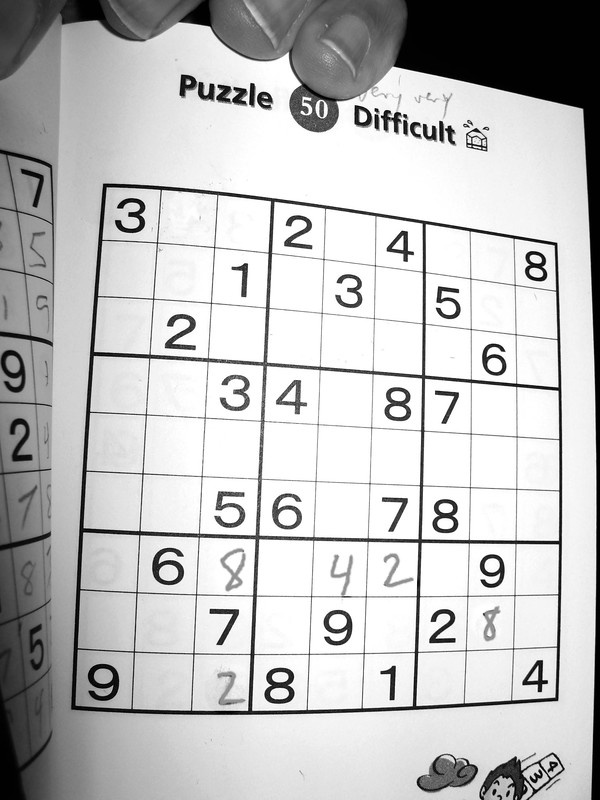
#> input picture computer_vision/Tutorial/opencv/Assets/sudoku.jpg, 600 x 800 px
$ jupyter execute 05_2D_Transformations.ipynb
#> lines starting #> are read from the running program, lines starting #| are printed output that depends on the picture; after the words box and inside, x2 and y2 are one past the last pixel; in counts of white or black regions, pixels touching at a corner belong together
# Welcome to the tutorial on 2D-Transformations

---

### In this document, we'll talk about the following:
- Scaling (Resizing)
- Rotating
- Fliping
- Affine transformation
- Perspective Transformation

We can perform various transformations on a 2D image. OpenCV has plenty of functions to help us realize the transformations. Let's go through them, but first we have to import our beloved packages. We will also include the math package to perform some mathematical operations.

[cell 1]
import cv2
import numpy as np
from matplotlib import pyplot as plt

import math

For this excercise, we'll be using a **Sudoku** but you are free to use any image you wish.
Let's import the image and view it using Matplotlib's plt module.

[cell 2]
img = cv2.imread('./Assets/sudoku.jpg')
#> img is the input picture: shape (800, 600, 3); min 0, max 255, mean 192.9

plt.imshow(img)
plt.axis("off")
plt.title("Sudoku")
plt.show()

Let's view the shape of the original image.

[cell 3]
img.shape
#> Out = (800, 600, 3)

Let's create a function which will help us easily display the images.

[cell 4]
def plotter(org_img, new_img, axis='off'):

    fig=plt.figure(figsize=(7,4))
    rows = 1
    columns = 2

    fig.add_subplot(rows, columns, 1)
    plt.imshow(org_img); plt.axis(axis); plt.title("Original")

    fig.add_subplot(rows, columns, 2)
    plt.imshow(new_img); plt.axis(axis); plt.title("After Operation")

---
## Scaling (Resizing)
Let's try resizing this image to a rectangle of **Height 150 and Width 100**.

#### Using OpenCV
We'll be using the following function:

#### `cv2.resize(src, dsize [,  fx, fy, interpolation = INTER_LINEAR ])`
##### Parameters
**src**: Source image, a numpy array
**dsize**: 	Output image size
**fx(optional)**: scale factor along the horizontal axis
**fy(optional)**: scale factor along the vertical axis
**interpolation(optional)**: interpolation method. There are various Interpolation method available in OpenCV

|        Flag        | Description                           |
| :----------------: | :------------------------------------ |
|   INTER_NEAREST    | nearest neighbor interpolation        |
|    INTER_LINEAR    | bilinear interpolation                |
|    INTER_CUBIC     | bicubic interpolation                 |
|     INTER_AREA     | resampling using pixel area relation. |
| INTER_LINEAR_EXACT | bit exact bilinear interpolation      |
|  WARP_INVERSE_MAP  | inverse transformation                |

All possible Interpolation methods can be found [here](https://docs.opencv.org/trunk/da/d54/group__imgproc__transform.html#ga5bb5a1fea74ea38e1a5445ca803ff121).
##### Returns
This method returns the resized image.

[cell 5]
rect_img = cv2.resize(img, (100, 150))
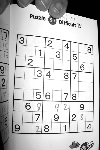
#> rect_img: shape (150, 100, 3); min 0, max 255, mean 192.1

plotter(img, rect_img, axis='on')

Let's see the new shape of the resized image.

[cell 6]
rect_img.shape
#> Out = (150, 100, 3)

#### Using NumPy
We'll be making a function which takes an image and a transformation matrix T that performs operations on it.

[cell 7]
def transformer(img, T, transformed_img):
    row, col, channels = img.shape

    for i, row in enumerate(img):
        for j, col in enumerate(row):
            pixel_data = img[i, j, :]
            input_coords = np.array([i, j, 1])

            i_out, j_out, _ = T @ input_coords
            i_out = int(i_out)
            j_out = int(j_out)

            transformed_img[i_out, j_out, :] = pixel_data

    return transformed_img

[cell 8]
cx = 0.5
cy = 0.5
scaling_mat = np.array([ [cx ,0, 0] ,[0 ,cy, 0] ,[0 ,0, 1] ])

row, col, channels = img.shape
#> row = 800; col = 600; channels = 3
img_scaled = np.zeros((row, col, channels), dtype=np.uint8)

transformer(img, scaling_mat, img_scaled)
#> after the loop in transformer, `for i, row in enumerate(img):`:
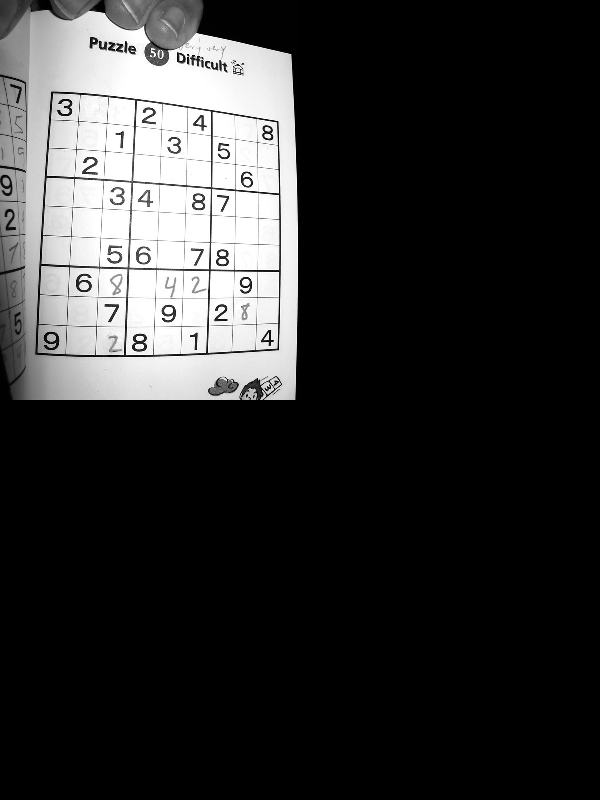
#> transformed_img: shape (800, 600, 3); min 0, max 255, mean 48.2
plotter(img, img_scaled, axis='on')

The `@` symbol here is used to perform Matrix multiplication in Python.

**NOTE**: You can refer this [link](https://stackabuse.com/affine-image-transformations-in-python-with-numpy-pillow-and-opencv/) for more explanation on the values and formation of Transformation matrix.

---
## Translation
Now let's translate an image. For this we create a translation matrix `M` first and then apply it on the image.

[cell 9]
tx = 100
ty = 50
rows, cols, channels = img.shape
#> rows = 800; cols = 600
M = np.float32([[1,0,100],[0,1,50]])

#### Using OpenCV
We'll be using the following function to apply the Translation matrix on the image.

#### `cv2.warpAffine(src, M, dsize)`
##### Parameters
**src**: Source image, a numpy array
**M**: 2X3 transformation matrix
**dsize**: size of the output image

##### Returns
This method returns the transformed source image using the specified matrix M.
The transformation is done using the following formula:
<center>
( M<sub>11</sub>X +  M<sub>12</sub>Y +  M<sub>13</sub>, M<sub>21</sub>Y +  M<sub>22</sub>Y +  M<sub>23</sub> )</center>

[cell 10]
translated = cv2.warpAffine(img,M,(cols,rows))

plotter(img, translated, axis='on')

#### Using NumPy

[cell 11]
tx = 100
ty = 100
translation_mat = np.array([ [1 ,0, tx] ,[0 ,1, ty] ,[0 ,0, 1] ])

img_translated = np.zeros((row+tx, col+ty, channels), dtype=np.uint8)

transformer(img, translation_mat, img_translated)
#> after the loop in transformer (call 2), `for i, row in enumerate(img):`:
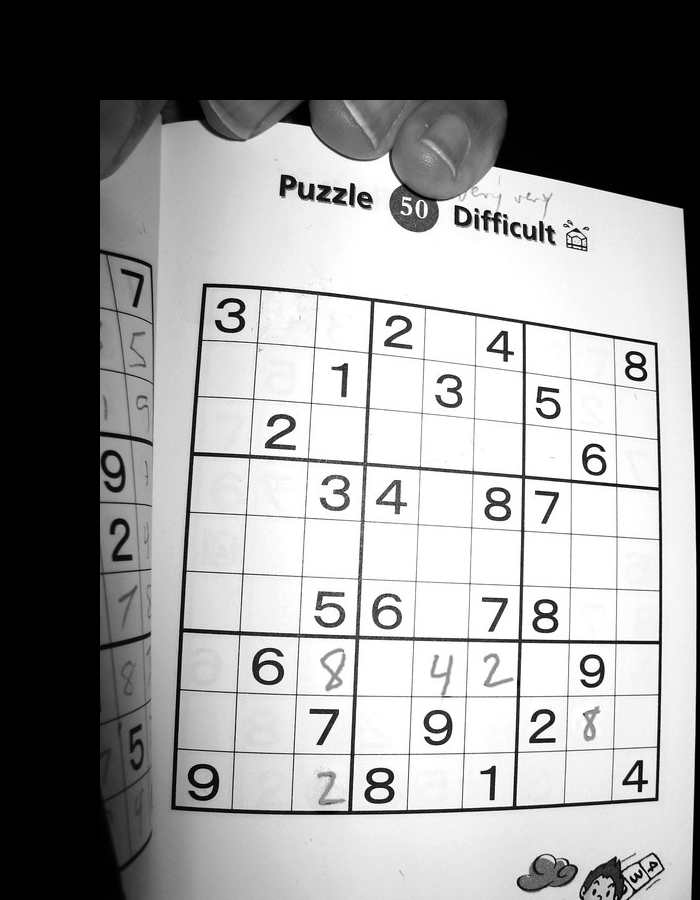
#> transformed_img: shape (900, 700, 3); min 0, max 255, mean 146.9
plotter(img, img_translated, axis='on')

**Note the change betweeen OpenCV and NumPy output is axes range and the extra black border on the top and left**.

---
## Rotation
Now let's rotate the original image by 90 degrees.

#### Using OpenCV
We'll be using the following function:

#### `cv2.rotate(src, rotate_code)`
##### Parameters
**src**: Source image, a numpy array
**rotate_code**: Code to specify how to rotate the array

| Code                           | Description                     |
| :----------------------------: | :------------------------------ |
| cv2.ROTATE_90_CLOCKWISE        | Rotate 90&deg; Clockwise        |
| cv2.ROTATE_90_COUNTERCLOCKWISE | Rotate 90&deg; CounterClockwise |
| cv2.ROTATE_180                 | Rotate 180&deg;                 |

##### Returns
This method returns the rotated image

[cell 12]
rot_90_img = cv2.rotate(img, cv2.ROTATE_90_CLOCKWISE)

plotter(img, rot_90_img)

#### Using NumPy
Since the loaded image is just a NumPy array the operation can be performed using NumPy functions too. We'll be using the following function:

#### `np.rot90( src [, k=1, axes=(0, 1)])`
This functions rotates a numpy array by 90&deg; counter-clockwise
##### Parameters
**src**: Source image, a numpy array
**k(optional)**: Number of times the array is rotated by 90&deg; counter-clockwise
**axes(optional)**: The plane of axes in which the array is rotated
##### Returns
This method returns the rotated image in Anti-Clockwise fashion.

[cell 13]
rot_90_img_np = np.rot90(img, 3)

plotter(img, rot_90_img_np)

We can also do the same operation using the transformation matrix computed manually like we did for Translation.

This will return rotated image just like `cv2.rotate` function in Clockwise fashion.

[cell 14]
theta = math.radians(90)
sin_theta = math.sin(theta)
cos_theta = math.cos(theta)

rotation_mat = np.array([ [cos_theta ,sin_theta, 0] ,[-sin_theta ,cos_theta, 0] ,[0 ,0, 1] ])

img_translated = np.zeros((col, row, channels), dtype=np.uint8)

transformer(img, rotation_mat, img_translated)
#> after the loop in transformer (call 3), `for i, row in enumerate(img):`:
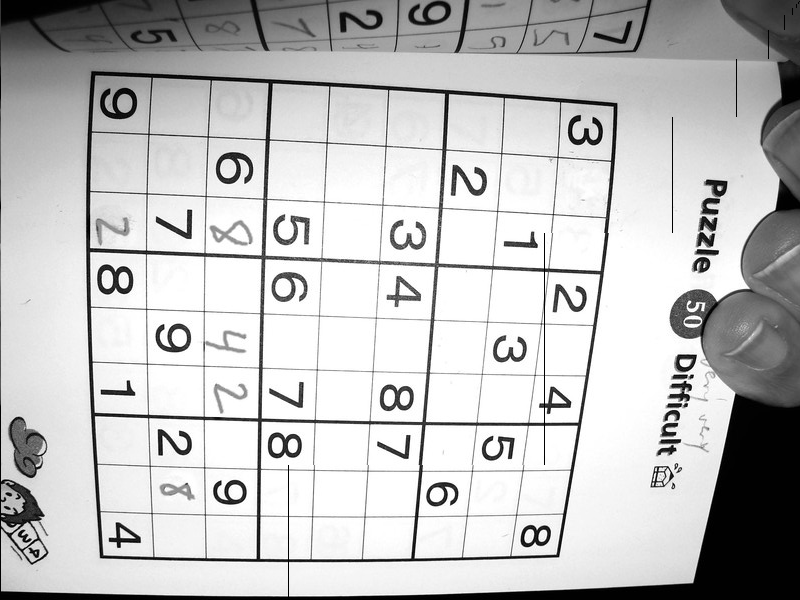
#> transformed_img: shape (600, 800, 3); min 0, max 255, mean 192.8
plotter(img, img_translated)

There is one more way to compute this Transformation matrix, i.e. by using `cv2.getRotationMatrix2D` function.

You can read more about it from this [link](https://opencv-python-tutroals.readthedocs.io/en/latest/py_tutorials/py_imgproc/py_geometric_transformations/py_geometric_transformations.html#rotation).

---
## Flip

#### Using OpenCV
We can flip the image horizontally or vertically using the following function:

#### `cv2.flip(src, flip_code)`
##### Parameters
**src**: Source image, a numpy array
**flip_code**: Code to specify how to flip the array

|        Code         | Description                            |
| :-----------------: | :------------------------------------- |
| Negative value (<0) | Flip around the both x-axis and y-axis |
|          0          | Flip around the x-axis                 |
| Positive value (>0) | Flip around the y-axis                 |

##### Returns
This method returns the rotated image

[cell 15]
flip_img = cv2.flip(img, 0)

plt.imshow(flip_img)
plt.axis("off")
plt.title("Flipped vertically")
plt.show()

#### Using NumPy
Since the loaded image is just a NumPy array the operation can be performed using NumPy functions too.

We'll be using the following functions:

#### `np.fliplr( src )`
This functions flips array around the y-axis
**Note: lr means Left Right**
##### Parameters
**src**: Source image, a numpy array
##### Returns
This method returns the flipped image

#### `np.flipud( src )`
This functions flips array around the x-axis
**Note: ud means Up Down**
##### Parameters
**src**: Source image, a numpy array
##### Returns
This method returns the flipped image

[cell 16]
fliplr_np = np.fliplr(img)
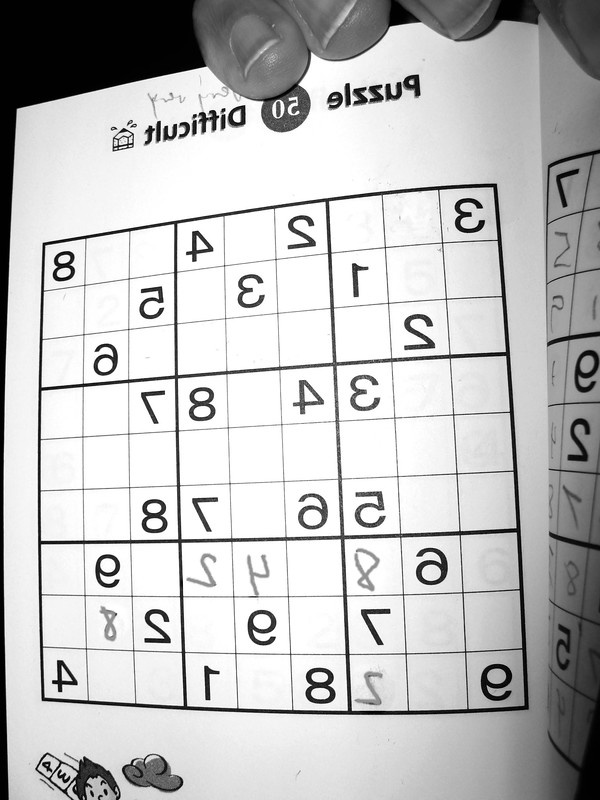
#> fliplr_np: shape (800, 600, 3); min 0, max 255, mean 192.9

plt.imshow(fliplr_np)
plt.axis("off")
plt.title("Flipped Horizontally using Numpy")
plt.show()

---
#### Note: To best understand the use of the following functions, we'll be trying to select only the sudoku box from the given image.

## Affine Transformation

Affine transformation is a linear mapping method that preserves points, straight lines, and planes. Sets of parallel lines remain parallel after an Affine transformation. It is generally used to correct for geometric distortions or deformations that occur with non-ideal camera angles.

###### We'll be using the following function to plot some points over our image which will help in visualizing them better.

#### `cv2.circle(img, center, radius, color[, thickness])`
##### Parameters
**img**: Image where the circle is drawn
**center**: Center of the circle
**radius**: Radius of the circle
**color**: Circle color in **BGR** format
**thickness(optional)**: Thickness of the circle outlineif positive. Negative thickness means that a filled circle is to be drawn.
##### Returns
This method plots circles in our given image

Before we start applying the transformation, we'll define some helper functions which will help us visualize the process better.

[cell 17]
def plotPoint(img, x, y, color = (0, 255, 255)):
    return cv2.circle(img, (x,y), radius=20, color=color, thickness=-1)

To perform Affine transformation, we first need to choose **three points** from input image and their corresponding locations in output image.

We use `np.float32()` to create a 2D Matrix where each row contains a X and Y cooridnate.<br/>
`pts1` holds the three points from the input image<br/>
`pts2` holds their corresponding locations in output image

[cell 18]
pts1 = np.float32([[110,190], [210,190], [100,290]])
pts2 = np.float32([[15,15], [115,15], [15,115]])

Let's plot these points on a copy of our original image.

[cell 19]
img_aff = np.copy(img)
for i in pts1:
    plotPoint(img_aff, int(i[0]), int(i[1]))
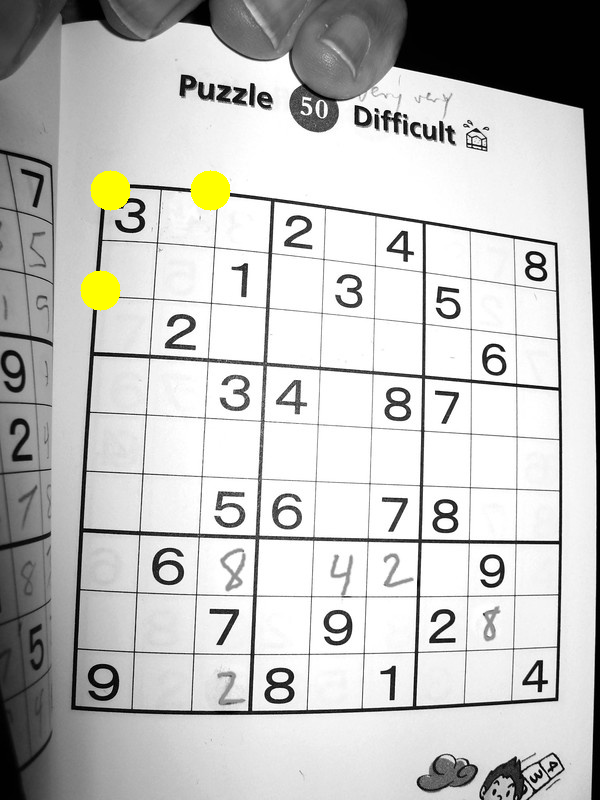
#> img_aff: shape (800, 600, 3); 0.79% of pixels changed, all inside (x1, y1, x2, y2) = (80, 170, 231, 311)
for i in pts2:
    plotPoint(img_aff, int(i[0]), int(i[1]), color = (255, 0, 0))
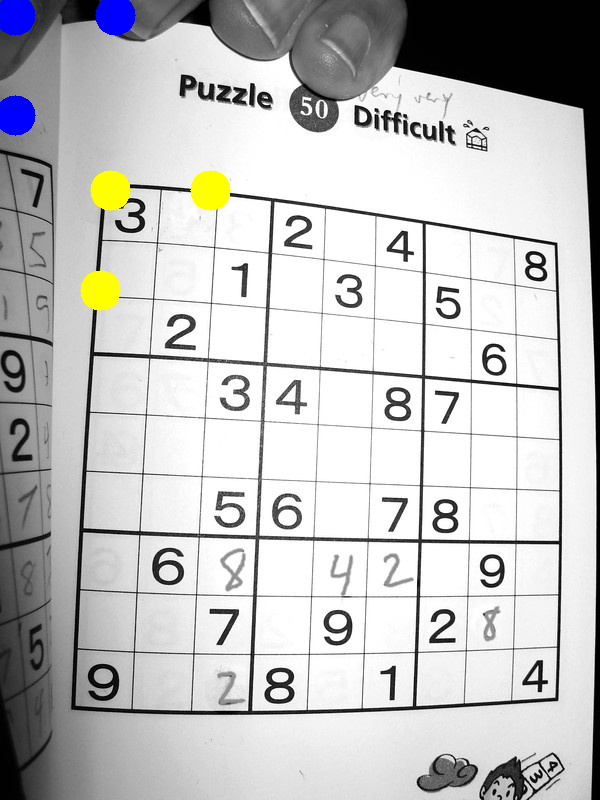
#> img_aff: shape (800, 600, 3); 0.72% of pixels changed, all inside (x1, y1, x2, y2) = (0, 0, 136, 136)

[cell 20]
plt.imshow(img_aff)
plt.axis("off")
plt.title("Cyan in pts1 and Red is pts2")
plt.show()

Using these two sets of points we now create a **Transformation matrix** using the `cv2.getAffineTransform()`
We also store the shape value of the original image in corresponding variables.

We'll be using the following functions:

#### `cv2.getAffineTransform(src, dst) `
Calculates an Affine transform from three pairs of the corresponding points.
##### Parameters
**src**: Coordinates of triangle vertices in the source image
**dst**: Coordinates of the corresponding triangle vertices in the destination image

##### Returns
This method returns an 2x3 matrix of an Affine transform.

#### `cv2.warpAffine(src, M, dsize)`
##### Parameters
**src**: Source image, a numpy array
**M**: 2X3 transformation matrix
**dsize**: size of the output image

##### Returns
This method returns the transformed source image using the specified matrix M.
The transformation is done using the following formula:
<center>
( M<sub>11</sub>X +  M<sub>12</sub>Y +  M<sub>13</sub>, M<sub>21</sub>Y +  M<sub>22</sub>y +  M<sub>23</sub> )</center>

[cell 21]
aff_M = cv2.getAffineTransform(pts1,pts2)
rows,cols,ch = img.shape
#> ch = 3

Let's use the Transformation matrix and the original image to perform the final step for Affine Transformation.

[cell 22]
img = cv2.warpAffine(img,aff_M,(cols-75,rows-250))
#> img: shape (550, 525, 3)

plt.imshow(img)
plt.axis("off")
plt.title("Affine transformation")
plt.show()

---
## Perspective Transformation

In Perspective Transformation straight lines will remain straight even after the transformation. It is similar to changing the camera's position.
We'll be using the following functions:

#### `cv2.getPerspectiveTransform(src, dst) `
Calculates an perspective transform from three pairs of the corresponding points.
##### Parameters
**src**: Coordinates of quadrangle vertices in the source image
**dst**: Coordinates of the corresponding quadrangle vertices in the destination image

##### Returns
This method returns an 3x3 matrix of an perspective transform.

#### `cv2.warpPerspective(src, M, dsize)`
##### Parameters
**src**: Source image, a numpy array
**M**: 3X3 transformation matrix
**dsize**: size of the output image

##### Returns
This method returns the transformed source image using the specified matrix M

Similar to Affine transform, we find points and its corresponding locations in the output and find the transformation matrix. Then we apply the transformation

[cell 23]
img.shape
#> Out = (550, 525, 3)

[cell 24]
pts1 = np.float32([[15,15], [465,65], [510,520], [25,530]])
pts2 = np.float32([[15,15], [510,15], [510,520], [15,520]])

[cell 25]
img_persp = np.copy(img)
for i in pts1:
    plotPoint(img_persp, int(i[0]), int(i[1]))
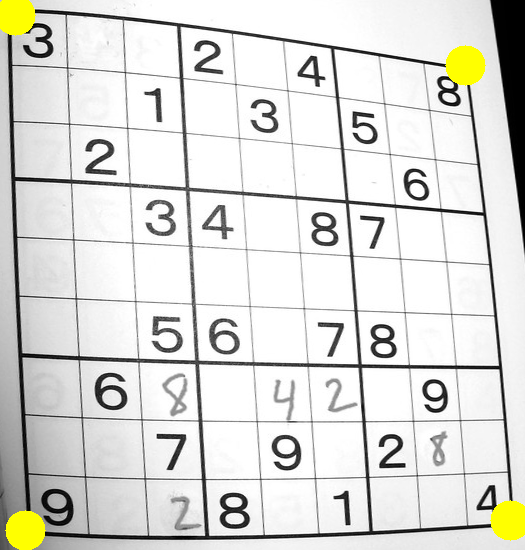
#> img_persp: shape (550, 525, 3); mean B, G, R 215.5, 219.7, 219.7
for i in pts2:
    plotPoint(img_persp, int(i[0]), int(i[1]), color = (255, 0, 0))
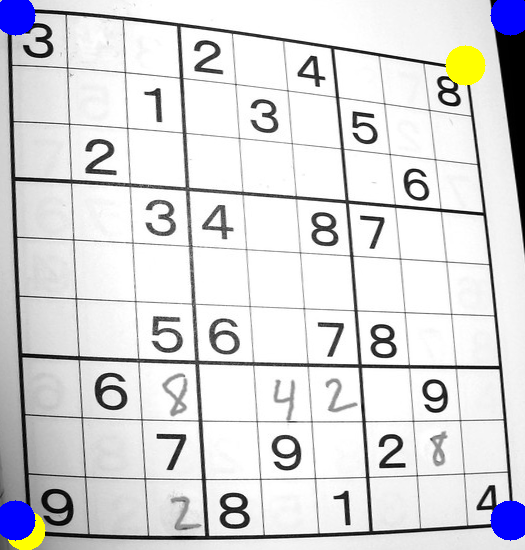
#> img_persp: shape (550, 525, 3); 1.56% of pixels changed, all inside (x1, y1, x2, y2) = (0, 0, 525, 541)

[cell 26]
plt.imshow(img_persp)
plt.axis("off")
plt.title("Cyan in pts1 and Red is pts2")
plt.show()

Notice how all the final points (`pts2` i.e. red points) form a square. Ideally this is what we want, the final image needs to be a square.

[cell 27]
pers_M = cv2.getPerspectiveTransform(pts1,pts2)
rows,cols,ch = img.shape

img = cv2.warpPerspective(img,pers_M,(cols,rows))
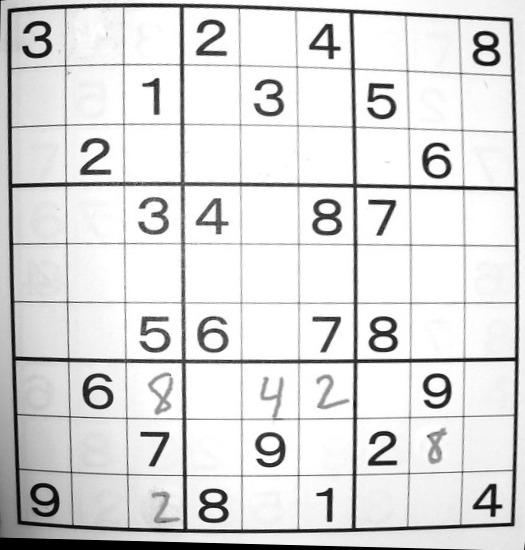
#> img: shape (550, 525, 3); min 0, max 255, mean 219.4

plt.imshow(img)
plt.axis("off")
plt.title("Perspective transformation")
plt.show()
